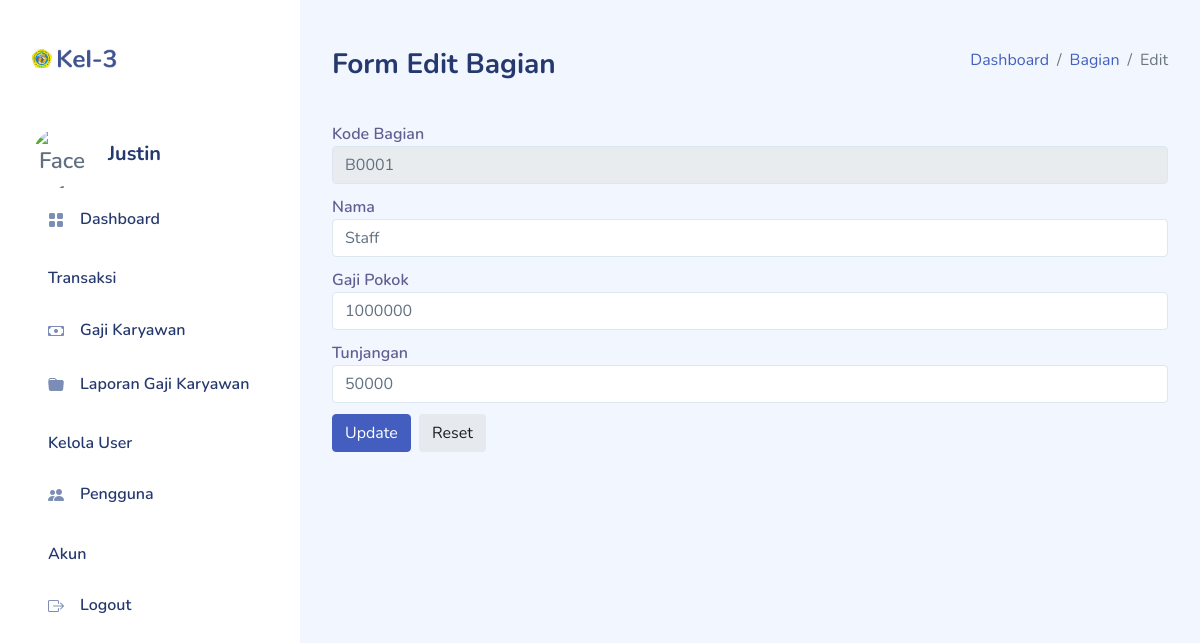
Page /pages/bagian-update.php?kode_bagian=B0001 (signed in) on the committed database.
### tables this page shows
CREATE TABLE `bagian` (
  `kode_bagian` varchar(8) NOT NULL,
  `nama` varchar(20) NOT NULL,
  `gaji_pokok` double NOT NULL,
  `tunjangan_bagian` double NOT NULL
);

### pages/bagian-update.php (the view, shortened to what this page needs)
<?php
include_once("../layout.php");
?>
<div id="main">
            <div class="page-heading">
        <div class="page-title">
            <div class="row">
                <div class="col-12 col-md-6 order-md-1 order-last">
                    <h3>Form Edit Bagian</h3>
                </div>
                <div class="col-12 col-md-6 order-md-2 order-first">
                    <nav aria-label="breadcrumb" class="breadcrumb-header float-start float-lg-end">
                        <ol class="breadcrumb">
                            <li class="breadcrumb-item"><a href="dashboard.php">Dashboard</a></li>
                            <li class="breadcrumb-item"><a href="bagian.php">Bagian</a></li>
                            <li class="breadcrumb-item active" aria-current="page">Edit</li>
                        </ol>
                    </nav>
                </div>
            </div>
        </div>
    </div>
                <?php
                function getDataProduk5($kode_bagian){
                    $db=dbConnect();
                    if($db->connect_errno==0){
                        $res=$db->query("SELECT * FROM bagian WHERE kode_bagian='$kode_bagian'");
                        if($res){
                            if($res->num_rows==1){
                                $data=$res->fetch_assoc();
                                return $data;
                            }
                            else
                                return FALSE;
                        }
                        else
                            return FALSE;
                    }
                    else
                        return FALSE;
                }
                ?>
                <?php
	$db=dbConnect();
	$kode_bagian=$db->escape_string($_GET["kode_bagian"]);
	if($row=getDataProduk5($kode_bagian)){
		?>
                <form class="form" method="post" name="frm" action="">
                                                    <div class="row">
                                                        <div class="col-12">
                                                            <div class="form-group">
                                                                <label for="kode_bagian">Kode Bagian</label>
                                                                <input type="text" id="kode_bagian" class="form-control" name="kode_bagian"
                                                                value="<?php echo $row["kode_bagian"];?>" readonly>
                                                            </div>
                                                            <div class="form-group">
                                                                <label for="nama">Nama </label>
                                                                <input type="text" id="nama" class="form-control" placeholder="John Doe" name="nama"
                                                                value="<?php echo $row["nama"];?>">
                                                            </div>
                                                            <div class="form-group">
                                                                <label for="gaji_pokok">Gaji Pokok</label>
                                                                <input type="number" id="gaji_pokok" class="form-control" placeholder="Rp" name="gaji_pokok"
                                                                value="<?php echo $row["gaji_pokok"];?>">
                                                            </div>
                                                            <div class="form-group">
                                                                <label for="tunjangan_bagian">Tunjangan</label>
                                                                <input type="number" id="tunjangan_bagian" class="form-control" placeholder="Rp" name="tunjangan_bagian"
                                                                value="<?php echo $row["tunjangan_bagian"];?>">
    </div>
                                                        <div class="col-12">
                                                            <button type="submit" onclick="return confirm('Apakah anda yakin ingin mengubah data?')" name="tblUpdate" class="btn btn-primary me-1 mb-1" value="simpan">Update</button>
                                                            <button type="reset" class="btn btn-light-secondary me-1 mb-1">Reset</button>
                                                        </div>
                                                        </div>
                                                </form>
<?php   } ?>

### assets/css/app.css (style rules this page uses)
.btn.btn-light-secondary { background-color:#e6eaee;color:#181e24 }
.btn.btn-danger,.btn.btn-info,.btn.btn-primary,.btn.btn-secondary,.btn.btn-success,.btn.btn-warning { color:#fff }
.form-group { margin-bottom:.7rem }
.form-group label { color:rgba(35,28,99,.7);font-weight:600 }
#main { margin-left:300px;padding:2rem }
.page-heading { margin:0 0 2rem }
.page-heading h3 { font-weight:700 }
a { text-decoration:none }

### rows in the picture
bagian: kode_bagian "B0001", nama "Staff", gaji_pokok "1000000", tunjangan_bagian "50000"

### other values in the picture
$_SESSION["nama"] "Justin"
